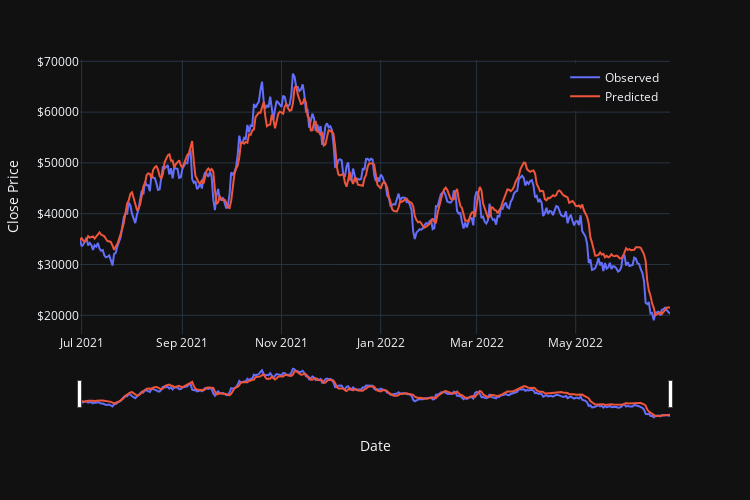
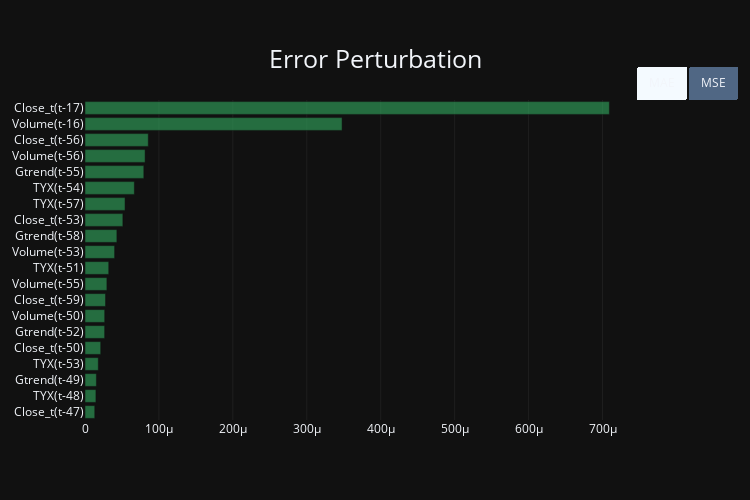

These figures' notebook cell, in order:
### Markdown cell above
## BLSTM

### Code cell
model_id = 'Bidirectional LSTM'
blstm_model, X_test, y_test, xscaler, yscaler, test_dates = train_model(
                                                                    prep_dsets=prep_dsets, 
                                                                    coin_name=cc, 
                                                                    model_builder=build_BLSTM, 
                                                                    model_kwargs=dict(
                                                                        num_rnns=2,
                                                                        dim_rnn=16, 
                                                                        dense_units=50, 
                                                                        drop=False,
                                                                        drop_rate=0.5
                                                                    ),
                                                                    n_epochs=100,
                                                                    early_stop=True,
                                                                    patience=20,
                                                                    save=True
                                                                )
blstm_tdf = gen_test_df(
    blstm_model, 
    X_test, 
    y_test, 
    yscaler, 
    ticker='BTC', 
    test_dates=test_dates, 
    lags=timesteps, 
    model_id=model_id, 
    pred_scope=scope
    )
blstm_tdf = filter_test_df(
    blstm_tdf, 
    'BTC', 
    model_id, 
    scope
    )
plot_model_test(blstm_tdf).show()
blstm_idf = gen_importance_df(
    blstm_model, 
    dsets['BTC-USD'], 
    timesteps, 
    'BTC', 
    model_id, 
    scope
    )
plot_importance(blstm_idf)

### Figure 1 — Plotly figure (JSON) as saved in the notebook; plotly's stock layout.template omitted (floating-point values rounded to 4 significant figures; data arrays with more than 128 entries replaced by an {"elided": "..."} marker saying what was removed)
{"data": [{"hovertemplate": "%{y:$,.2f}", "legendgroup": "Observed", "line": {"color": "#636efa", "dash": "solid"}, "marker": {"symbol": "circle"}, "mode": "lines", "name": "Observed", "orientation": "v", "showlegend": true, "type": "scatter", "x": {"elided": "365 str values"}, "xaxis": "x", "y": {"elided": "365 float values"}, "yaxis": "y"}, {"hovertemplate": "%{y:$,.2f}", "legendgroup": "Predicted", "line": {"color": "#EF553B", "dash": "solid"}, "marker": {"symbol": "circle"}, "mode": "lines", "name": "Predicted", "orientation": "v", "showlegend": true, "type": "scatter", "x": {"elided": "365 str values"}, "xaxis": "x", "y": {"elided": "365 float values"}, "yaxis": "y"}], "layout": {"height": 500, "hovermode": "x unified", "legend": {"title": {"text": ""}, "tracegroupgap": 0, "x": 0.99, "xanchor": "right", "y": 0.99, "yanchor": "top"}, "margin": {"t": 60}, "title": {"font": {"size": 25}, "x": 0.5, "xanchor": "center", "y": 0.95, "yanchor": "top"}, "width": 750, "xaxis": {"anchor": "y", "domain": [0, 1], "rangeslider": {"visible": true}, "title": {"text": "Date"}}, "yaxis": {"anchor": "x", "domain": [0, 1], "tickformat": "$", "title": {"text": "Close Price"}}}}

### Figure 2 — Plotly figure (JSON) as saved in the notebook; plotly's stock layout.template omitted (floating-point values rounded to 4 significant figures)
{"data": [{"marker": {"color": "rgba(50, 171, 96, 0.6)"}, "name": "mae", "orientation": "h", "type": "bar", "visible": true, "x": [1.321e-05, 1.479e-05, 1.54e-05, 1.798e-05, 2.128e-05, 2.659e-05, 2.666e-05, 2.778e-05, 2.963e-05, 3.212e-05, 4.007e-05, 4.315e-05, 5.122e-05, 5.418e-05, 6.677e-05, 7.957e-05, 8.13e-05, 8.561e-05, 0.0003477, 0.0007093], "y": ["Close_t(t-47)", "TYX(t-48)", "Gtrend(t-49)", "TYX(t-53)", "Close_t(t-50)", "Gtrend(t-52)", "Volume(t-50)", "Close_t(t-59)", "Volume(t-55)", "TYX(t-51)", "Volume(t-53)", "Gtrend(t-58)", "Close_t(t-53)", "TYX(t-57)", "TYX(t-54)", "Gtrend(t-55)", "Volume(t-56)", "Close_t(t-56)", "Volume(t-16)", "Close_t(t-17)"]}, {"marker": {"color": "rgba(50, 171, 96, 0.6)"}, "name": "mse", "orientation": "h", "type": "bar", "visible": false, "x": [1.541e-06, 1.558e-06, 1.854e-06, 1.959e-06, 2e-06, 2.595e-06, 2.695e-06, 3.453e-06, 3.678e-06, 3.784e-06, 3.948e-06, 4.137e-06, 5.435e-06, 5.457e-06, 6.057e-06, 7.044e-06, 8.502e-06, 8.61e-06, 2.439e-05, 4.719e-05], "y": ["TYX(t-50)", "TYX(t-48)", "Volume(t-52)", "Gtrend(t-49)", "Close_t(t-50)", "TYX(t-16)", "Volume(t-50)", "Gtrend(t-52)", "TYX(t-51)", "Close_t(t-59)", "Volume(t-53)", "Close_t(t-53)", "Gtrend(t-58)", "TYX(t-57)", "TYX(t-54)", "Gtrend(t-55)", "Close_t(t-56)", "Volume(t-56)", "Volume(t-16)", "Close_t(t-17)"]}], "layout": {"autosize": true, "height": 500, "title": {"font": {"size": 25}, "text": "Error Perturbation", "x": 0.5, "xanchor": "center", "y": 0.9, "yanchor": "top"}, "updatemenus": [{"active": 0, "buttons": [{"args": [{"visible": [true, false]}], "label": "MAE", "method": "update"}, {"args": [{"visible": [false, true]}], "label": "MSE", "method": "update"}], "direction": "left", "type": "buttons", "x": 1, "xanchor": "left", "y": 1, "yanchor": "bottom"}], "width": 750, "xaxis": {"gridcolor": "DarkGrey", "gridwidth": 0.1, "showgrid": true}, "yaxis": {"tickmode": "linear"}}}
